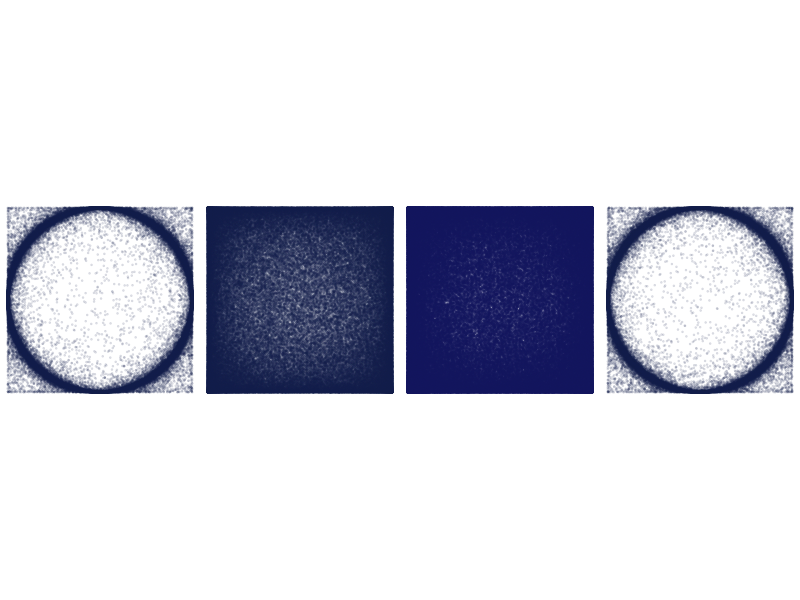

R code for this plot:


set.seed(79)

par(mfrow=c(1,4), ann=FALSE, pty='s', cex=0.2, mai=c(.05,.05,.05,.05), mar=c(0.1, 0.1, 0.1, 0.1), oma=c(0,0,0,0))

x <- seq(-1300,1300, by=0.015)



ins <- seq(as.Date("2001-01-01"), as.Date("2017-06-30"), "days")
xx <- seq(as.Date("2003-01-01"), as.Date("2018-06-30"), "days")

a <- as.numeric(format(ins, "%d%m"))
b <- as.numeric(format(ins, "%Y%m"))

c <- as.numeric(format(xx, "%d%m"))
d <- as.numeric(format(xx, "%y"))

c <- a + rnorm(length(a), mean=12, sd=15)
d <- b + rnorm(length(b), mean=15, sd=5)
e <- b + rnorm(length(b), mean=5, sd=6)

plot(cos(e/x), sin(d/x), axes=FALSE, col=rgb(20, 32, 75, 45, max=255))
plot(sin(d%%x), cos(d/x), axes=FALSE, col=rgb(20, 32, 75, 45, max=255))
plot(sin(c%%abs(x)), cos(d/x), axes=FALSE, col=rgb(20, 22, 95, 85, max=255))
plot(sin(e/x), cos(d/x), axes=FALSE, col=rgb(20, 32, 75, 45, max=255))

# plot(sin(c*(log(x)*3)), cos(d*x), axes=FALSE, col=rgb(0, 125, 255, 75, max=255))
# plot(sin(a/x), cos(b*x), axes=FALSE, col=rgb(50, 100, 10, 75, max=255))
# plot(sin(c*x), sqrt(cos(d*2/x)), axes=FALSE, col=rgb(100, 100, 70, 75, max=255))
# plot(sin(c%/%x), cos(rnorm(length(d), mean=d, sd=d/4)/x), axes=FALSE, col=rgb(25, 25, 25, 75, max=255))
#

# plot(sin(c/x), cos(d*x), axes=FALSE, col=rgb(0, 0, 1, 0.5))
# 
# plot(sin(a/x), cos(b/x), axes=FALSE, col=rgb(0, 0, 1, 0.5))


# plot(sin(c%%x), cos(b%/%x), axes=FALSE, col=rgb(30, 15, 100, 75, max=255))
# plot(sin(c%/%x), cos(d/(x*1.05)), axes=FALSE, col=rgb(100, 125, 155, 75, max=255))
# plot(sin(a*abs(x)), sqrt(cos(d*x)), axes=FALSE, col=rgb(0, 125, 200, 75, max=255))
# plot(sin(c%%abs(x)), cos(d/x), axes=FALSE, col=rgb(20, 12, 55, 75, max=255))

# plot(sin(a/x), cos(b*abs(x)), axes=FALSE, col=rgb(0, 0, 1, 0.5))
# plot(sin(a*abs(x)), cos(b/x), axes=FALSE, col=rgb(0, 0, 1, 0.5))
# 
# plot(sin(c/x), cos(d*abs(x)), axes=FALSE, col=rgb(0, 0, 1, 0.5))
# 
# plot(sin(a/x), cos(b/abs(x)), axes=FALSE, col=rgb(0, 0, 1, 0.5))

# plot(sin(a%/%abs(x)), cos(b/x), axes=FALSE, col=rgb(0, 0, 1, 0.5))
# 
# plot(sin(c/x), cos(d/abs(x)), axes=FALSE, col=rgb(0, 0, 1, 0.5))